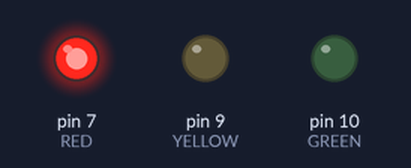
A sketch run on a simulated Arduino Uno, built with avr-gcc and run on an emulated ATmega328P. Parts: output pins drawn as LEDs (lit = HIGH).

Above: at 2.5 s.
At 6.5 s:
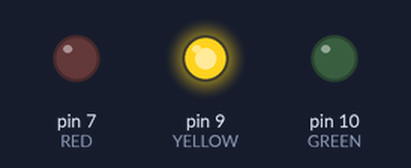
At 9.0 s:
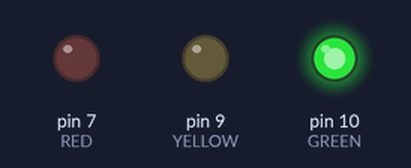
At 11.0 s:
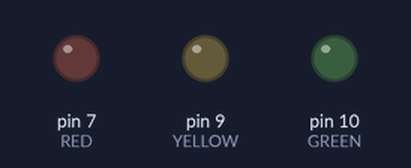
Timing chart, 0 to 15.6 s (numbered marks = the images above):
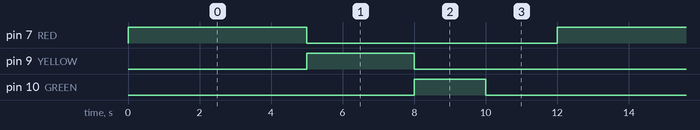

The sketch:

TRAFFIC_LIGHT_.ino
```cpp
  const int RED  = 7;
  const int YELLOW = 9;
  const int GREEN = 10;

void setup() {

  pinMode(RED, OUTPUT);
  pinMode(YELLOW, OUTPUT);
  pinMode(GREEN, OUTPUT);
}

void loop() {

  digitalWrite(RED , HIGH);
  delay(5000);
  digitalWrite(RED , LOW);


  digitalWrite(YELLOW , HIGH);
  delay(3000);
  digitalWrite(YELLOW , LOW);

  digitalWrite(GREEN, HIGH);
  delay(2000);
  digitalWrite(GREEN , LOW);
  delay(2000);
}
```

Measured:
- by itself, pin 7 (RED): alternates HIGH for 5.0 s and LOW for 7.0 s
- by itself, pin 9 (YELLOW): alternates HIGH for 3.0 s and LOW for 9.0 s
- by itself, pin 10 (GREEN): alternates HIGH for 2.0 s and LOW for 10.0 s
